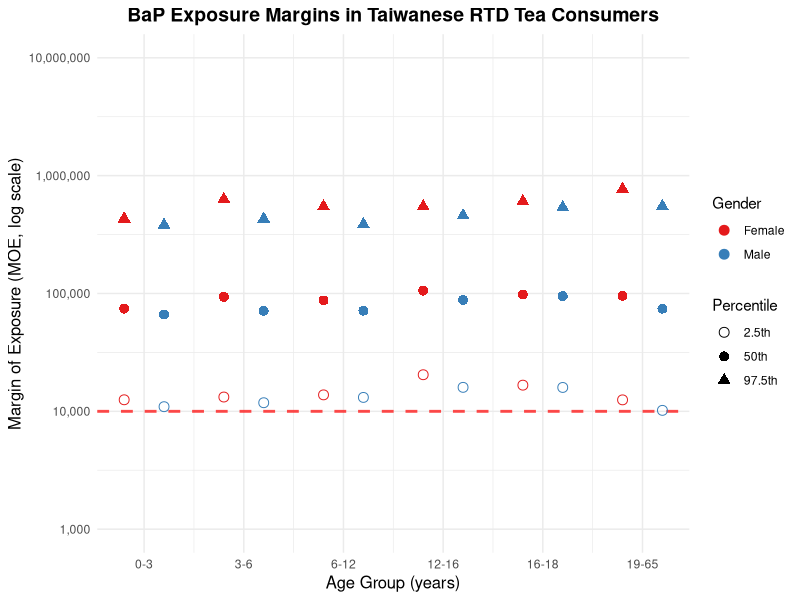

Write R code to recreate this figure.
## ---- chunk 1
# Population group data
bap_profiles <- data.frame(
  group = c("Male_0_3", "Male_3_6", "Male_6_12", "Male_12_16", "Male_16_18", "Male_19_65", 
            "Female_0_3", "Female_3_6", "Female_6_12","Female_12_16", "Female_16_18", "Female_19_65"),
  # Tea consumption data (g/day)
  meanTea = c(158.47, 225.05, 376.35, 524.73, 556.15, 843.99, 
              126.63, 172.28, 305.67, 379.94, 461.17, 565.50),  
  sdTea = c(116.96, 173.68, 236.96, 346.89, 408.43, 836.87, 
            91.73, 154.33, 228.84, 256.29, 345.76, 580.28),
  # Body weight data (kg)
  meanW = c(13.46, 20.52, 37.91, 61.75, 67.12, 73.19, 
            12.27, 19.59, 35.18, 53.45, 58.11, 59.97),
  sdW = c(3.27, 5.04, 13.37, 16.31, 14.19, 14.29, 
          3.01, 4.51, 11.98, 11.91, 13.99, 11.68)
)

# BaP concentration data (μg/kg): For a conservative estimation, the upper-bound estimates were used for assessment. Upper-bound estimates assume that the amounts in non-detected/non-quantified samples are equal Limit of Detection/Limit of Quantitation.  
meanbap <- 0.128
sdbap <- 0.077

# Display data summary
knitr::kable(bap_profiles, 
             caption = "Table 1: Population group characteristics from TFDA surveys",
             col.names = c("Group", "Mean Tea (g/day)", "SD Tea", "Mean BW (kg)", "SD BW"))
## ---- chunk 2
# Monte Carlo simulation
n_iter <- 10000
bap_results <- data.frame()

set.seed(123)  

for (i in 1:nrow(bap_profiles)) {
  # Extract parameters for current group
  meanTea <- bap_profiles$meanTea[i]
  sdTea <- bap_profiles$sdTea[i]
  meanW <- bap_profiles$meanW[i]
  sdW <- bap_profiles$sdW[i]
  group <- bap_profiles$group[i]
  
  # Simulate tea consumption (lognormal)
  simTea <- rlnorm(n_iter, 
                   meanlog = log(meanTea^2 / sqrt(sdTea^2 + meanTea^2)),
                   sdlog = sqrt(log(1 + (sdTea^2 / meanTea^2)))) / 1000
  
  # Simulate body weight (lognormal)
  simW <- rlnorm(n_iter, 
                 meanlog = log(meanW^2 / sqrt(sdW^2 + meanW^2)),
                 sdlog = sqrt(log(1 + (sdW^2 / meanW^2))))
  
  # Simulate BaP concentration (lognormal, μg/kg)
  simbap <- rlnorm(n_iter, 
                   meanlog = log(meanbap^2 / sqrt(sdbap^2 + meanbap^2)),
                   sdlog = sqrt(log(1 + (sdbap^2 / meanbap^2))))
  
  # Calculate daily intake and MOE
  DI <- (simbap * simTea) / simW  # μg/kg bw/day
  MOE <- 0.07 * 1000 / DI  # Convert BMDL10 from mg to μg
  
  # Store percentiles
  q <- quantile(MOE, probs = c(0.025, 0.5, 0.975))
  bap_results <- rbind(bap_results, data.frame(group = group, 
                                       p2.5 = q[1], 
                                       p50 = q[2], 
                                       p97.5 = q[3]))
}

rownames(bap_results) <- NULL
## ---- chunk 3
# Display results
knitr::kable(bap_results, 
             digits = 0,
             col.names = c("Population Group", 
                          "2.5th Percentile", 
                          "Median (50th)", 
                          "97.5th Percentile"),
             caption = "Table 2: Margin of Exposure (MOE) estimates")
## ---- chunk 4
knitr::opts_chunk$set(echo = TRUE, warning = FALSE, message = FALSE)
library(ggplot2)
library(dplyr)
library(tidyr)
## ---- chunk 5

# Prepare data for visualization
data_long <- bap_results %>%
  separate(group, into = c("Gender", "Age_Group"), sep = "_") %>%
  pivot_longer(
    cols = c(p2.5, p50, p97.5),
    names_to = "Percentile",
    values_to = "MOE"
  ) %>%
  mutate(
    Gender = factor(Gender, levels = c("Female", "Male")),
    Percentile = recode(Percentile,
                        "p2.5" = "2.5th",
                        "p50" = "50th",
                        "p97.5" = "97.5th"),
    Age_Group = factor(Age_Group, levels = unique(Age_Group)),
    Position = as.numeric(Age_Group) + ifelse(Gender == "Female", -0.2, 0.2)
  )

# Create plot
ggplot(data_long, aes(x = Position, y = MOE)) +
  geom_hline(yintercept = 10000, linetype = "dashed", 
             color = "red", linewidth = 1, alpha = 0.7) +
  geom_point(aes(shape = Percentile, color = Gender), size = 3) +
  scale_shape_manual(values = c("2.5th" = 1, "50th" = 16, "97.5th" = 17)) +
  scale_color_manual(values = c("Female" = "#E41A1C", "Male" = "#377EB8")) +
  scale_y_log10(
    breaks = 10^(3:7),
    labels = c("1,000", "10,000", "100,000", "1,000,000", "10,000,000"),
    limits = c(1000, 10^7)
  ) +
  scale_x_continuous(
    breaks = 1:6,
    labels = c("0-3", "3-6", "6-12", "12-16", "16-18", "19-65")
  ) +
  labs(
    title = "BaP Exposure Margins in Taiwanese RTD Tea Consumers",
    x = "Age Group (years)", 
    y = "Margin of Exposure (MOE, log scale)",
    shape = "Percentile",
    color = "Gender"
  ) +
  theme_minimal() +
  theme(
    plot.title = element_text(hjust = 0.5, size = 14, face = "bold"),
    axis.title = element_text(size = 12)
  )
